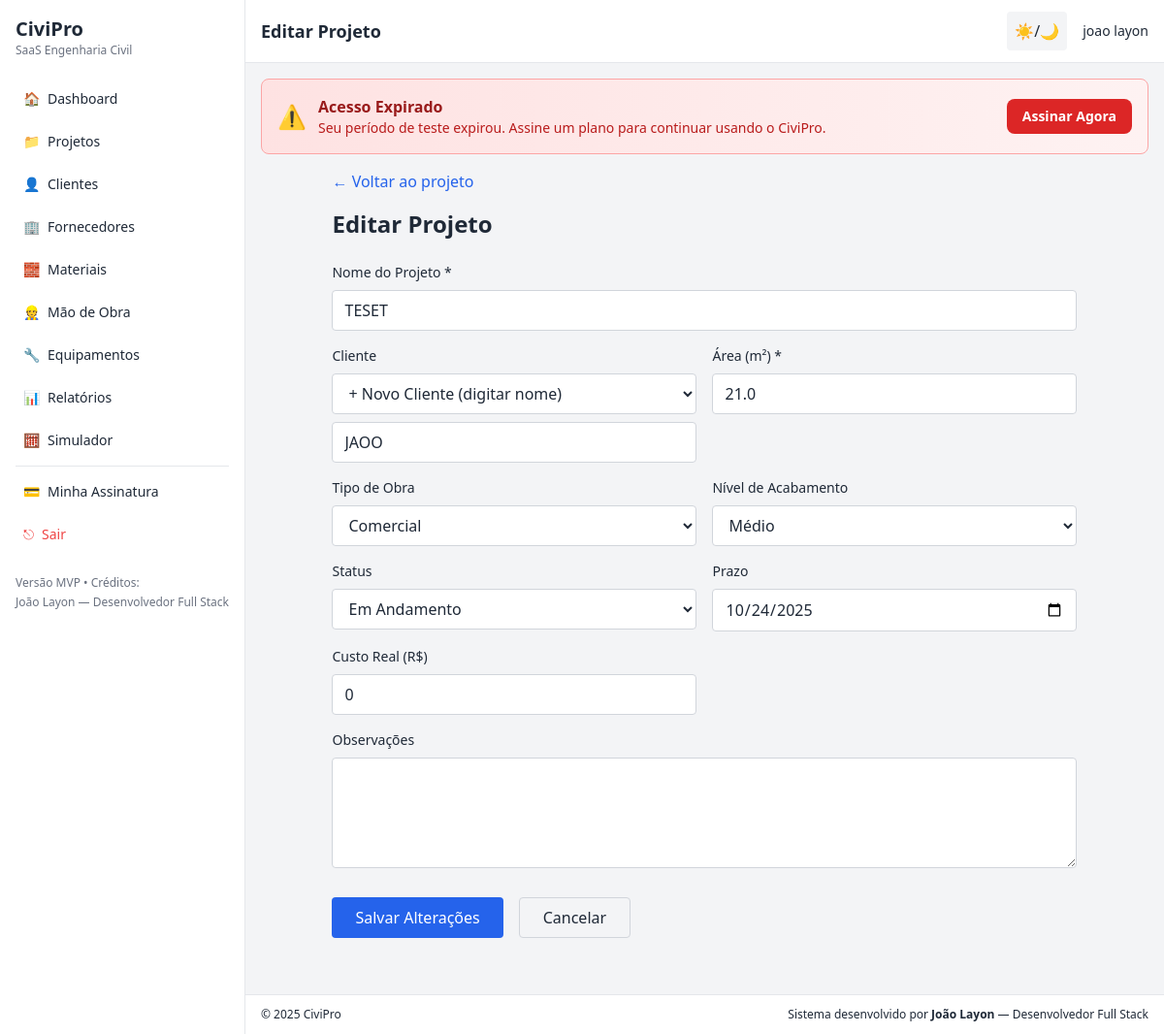
The app's page /projects/1/edit (signed in) with its own data.
### tables this page shows
CREATE TABLE users (
        id INTEGER PRIMARY KEY AUTOINCREMENT,
        name TEXT NOT NULL,
        email TEXT UNIQUE NOT NULL,
        password_hash TEXT NOT NULL,
        created_at TEXT
    , trial_start_date TEXT, trial_end_date TEXT, subscription_status TEXT DEFAULT 'trial', subscription_id TEXT, plan_id TEXT);

CREATE TABLE projects (
        id INTEGER PRIMARY KEY AUTOINCREMENT,
        user_id INTEGER,
        name TEXT,
        client TEXT,
        area REAL,
        finish_level TEXT,
        deadline TEXT,
        created_at TEXT, project_type TEXT DEFAULT 'residencial', status TEXT DEFAULT 'em_andamento', notes TEXT, real_cost REAL DEFAULT 0, client_id INTEGER,
        FOREIGN KEY(user_id) REFERENCES users(id)
    );

### app.py (the view, shortened to what this page needs)
@app.route("/projects/<int:project_id>/edit", methods=["GET", "POST"])
def project_edit(project_id):
    user = current_user()
    if not user:
        return redirect(url_for("login"))
    conn = get_db_conn()
    proj = conn.execute("SELECT * FROM projects WHERE id=? AND user_id=?", (project_id, user["id"])).fetchone()
    if not proj:
        conn.close()
        flash("Projeto não encontrado", "danger")
        return redirect(url_for("projects_list"))
    clients = conn.execute("SELECT * FROM clients WHERE user_id=? ORDER BY name", (user["id"],)).fetchall()
    conn.close()
    return render_template("edit_project.html", project=proj, user=user, clients=clients)

### app.py (called while the page is built)
def get_db_conn():
    conn = sqlite3.connect(DB)
    conn.row_factory = sqlite3.Row
    return conn

def current_user():
    uid = session.get("user_id")
    if not uid:
        return None
    conn = get_db_conn()
    user = conn.execute(
        """SELECT id, name, email, trial_start_date, trial_end_date,
        subscription_status, subscription_id, plan_id FROM users WHERE id=?""",
        (uid,)
    ).fetchone()
    conn.close()
    return user

def check_subscription_status(user):
    if not user:
        return {'active': False, 'status': 'no_user', 'days_left': 0}
    status = user['subscription_status'] or 'trial'
    if status == 'active':
        return {'active': True, 'status': 'active', 'days_left': None, 'is_trial': False}
    if status == 'trial':
        if user['trial_end_date']:
            trial_end = datetime.fromisoformat(user['trial_end_date'])
            now = datetime.utcnow()
            if now < trial_end:
                days_left = (trial_end - now).days + 1
                return {'active': True, 'status': 'trial', 'days_left': days_left, 'is_trial': True}
        return {'active': False, 'status': 'trial_expired', 'days_left': 0, 'is_trial': False}
    return {'active': False, 'status': status, 'days_left': 0, 'is_trial': False}

@app.context_processor
def inject_datetime():
    user = current_user()
    subscription = check_subscription_status(user) if user else None
    return {
        'datetime': datetime,
        'current_user': current_user,
        'subscription_status': subscription
    }

### templates/edit_project.html (shortened to what this page needs)
{% extends "base.html" %}
{% block page_title %}Editar Projeto{% endblock %}
{% block content %}
<div class="max-w-3xl mx-auto">
  <div class="mb-4">
    <a href="{{ url_for('project_view', project_id=project.id) }}" class="text-blue-600 dark:text-blue-400 hover:underline">← Voltar ao projeto</a>
  </div>
  <div class="card">
    <h2 class="text-2xl font-bold mb-6">Editar Projeto</h2>
    <form method="POST">
      <div class="grid grid-cols-1 md:grid-cols-2 gap-4">
        <div class="md:col-span-2">
          <label class="block text-sm font-medium mb-2">Nome do Projeto *</label>
          <input type="text" name="name" value="{{ project.name }}" required class="w-full px-3 py-2 border border-gray-300 dark:border-gray-600 rounded bg-white dark:bg-gray-700 focus:outline-none focus:ring-2 focus:ring-blue-500">
        </div>
        <div>
          <label class="block text-sm font-medium mb-2">Cliente</label>
          <select name="client_id" id="clientSelect" class="w-full px-3 py-2 border border-gray-300 dark:border-gray-600 rounded bg-white dark:bg-gray-700 focus:outline-none focus:ring-2 focus:ring-blue-500">
            <option value="new" {% if not project.client_id and project.client %}selected{% endif %}>+ Novo Cliente (digitar nome)</option>
          </select>
          <input type="text" name="client_name" id="clientNameInput" placeholder="Nome do novo cliente" value="{% if not project.client_id %}{{ project.client or '' }}{% endif %}" class="{% if project.client_id %}hidden{% endif %} w-full px-3 py-2 mt-2 border border-gray-300 dark:border-gray-600 rounded bg-white dark:bg-gray-700 focus:outline-none focus:ring-2 focus:ring-blue-500">
        </div>
        <div>
          <label class="block text-sm font-medium mb-2">Área (m²) *</label>
          <input type="number" step="0.01" name="area" value="{{ project.area }}" required class="w-full px-3 py-2 border border-gray-300 dark:border-gray-600 rounded bg-white dark:bg-gray-700 focus:outline-none focus:ring-2 focus:ring-blue-500">
        </div>
        <div>
          <label class="block text-sm font-medium mb-2">Tipo de Obra</label>
          <select name="project_type" class="w-full px-3 py-2 border border-gray-300 dark:border-gray-600 rounded bg-white dark:bg-gray-700 focus:outline-none focus:ring-2 focus:ring-blue-500">
            <option value="comercial" {% if project.project_type == 'comercial' %}selected{% endif %}>Comercial</option>
          </select>
        </div>
        <div>
          <label class="block text-sm font-medium mb-2">Nível de Acabamento</label>
          <select name="finish" class="w-full px-3 py-2 border border-gray-300 dark:border-gray-600 rounded bg-white dark:bg-gray-700 focus:outline-none focus:ring-2 focus:ring-blue-500">
            <option value="medio" {% if project.finish_level == 'medio' %}selected{% endif %}>Médio</option>
          </select>
        </div>
        <div>
          <label class="block text-sm font-medium mb-2">Status</label>
          <select name="status" class="w-full px-3 py-2 border border-gray-300 dark:border-gray-600 rounded bg-white dark:bg-gray-700 focus:outline-none focus:ring-2 focus:ring-blue-500">
            <option value="em_andamento" {% if project.status == 'em_andamento' %}selected{% endif %}>Em Andamento</option>
          </select>
        </div>
        <div>
          <label class="block text-sm font-medium mb-2">Prazo</label>
          <input type="date" name="deadline" value="{{ project.deadline or '' }}" class="w-full px-3 py-2 border border-gray-300 dark:border-gray-600 rounded bg-white dark:bg-gray-700 focus:outline-none focus:ring-2 focus:ring-blue-500">
        </div>
        <div>
          <label class="block text-sm font-medium mb-2">Custo Real (R$)</label>
          <input type="number" step="0.01" name="real_cost" value="{{ project.real_cost or 0 }}" class="w-full px-3 py-2 border border-gray-300 dark:border-gray-600 rounded bg-white dark:bg-gray-700 focus:outline-none focus:ring-2 focus:ring-blue-500">
        </div>
        <div class="md:col-span-2">
          <label class="block text-sm font-medium mb-2">Observações</label>
          <textarea name="notes" rows="4" class="w-full px-3 py-2 border border-gray-300 dark:border-gray-600 rounded bg-white dark:bg-gray-700 focus:outline-none focus:ring-2 focus:ring-blue-500">{{ project.notes or '' }}</textarea>
        </div>
      </div>
      <div class="flex gap-4 mt-6">
        <button type="submit" class="px-6 py-2 bg-blue-600 text-white rounded hover:bg-blue-700">Salvar Alterações</button>
        <a href="{{ url_for('project_view', project_id=project.id) }}" class="px-6 py-2 border border-gray-300 dark:border-gray-600 rounded hover:bg-gray-100 dark:hover:bg-gray-700">Cancelar</a>
      </div>
    </form>
  </div>
</div>
{% endblock %}

### templates/base.html (shortened to what this page needs)
<!doctype html>
<html lang="pt-BR" class="transition-colors">
  <head>
    <script src="https://cdn.tailwindcss.com"></script>
  </head>
  <body class="bg-gray-100 dark:bg-gray-900 text-gray-800 dark:text-gray-100">
    <div class="flex h-screen">
      {% if session.get('user_id') %}
      <aside class="sidebar bg-white dark:bg-gray-800 border-r border-gray-200 dark:border-gray-700 p-4 hidden md:block">
        <div class="mb-6">
          <h1 class="text-xl font-bold">CiviPro</h1>
          <p class="text-xs text-gray-500 dark:text-gray-400">SaaS Engenharia Civil</p>
        </div>
        <nav class="space-y-2 text-sm">
          <a href="{{ url_for('dashboard') }}" class="flex items-center gap-2 p-2 rounded hover:bg-gray-100 dark:hover:bg-gray-700">
            <span>🏠</span> <span>Dashboard</span>
          </a>
          <a href="{{ url_for('projects_list') }}" class="flex items-center gap-2 p-2 rounded hover:bg-gray-100 dark:hover:bg-gray-700">
            <span>📁</span> <span>Projetos</span>
          </a>
          <a href="{{ url_for('clients_list') }}" class="flex items-center gap-2 p-2 rounded hover:bg-gray-100 dark:hover:bg-gray-700">
            <span>👤</span> <span>Clientes</span>
          </a>
          <a href="{{ url_for('suppliers_list') }}" class="flex items-center gap-2 p-2 rounded hover:bg-gray-100 dark:hover:bg-gray-700">
            <span>🏢</span> <span>Fornecedores</span>
          </a>
          <a href="{{ url_for('materials_list') }}" class="flex items-center gap-2 p-2 rounded hover:bg-gray-100 dark:hover:bg-gray-700">
            <span>🧱</span> <span>Materiais</span>
          </a>
          <a href="{{ url_for('labor_list') }}" class="flex items-center gap-2 p-2 rounded hover:bg-gray-100 dark:hover:bg-gray-700">
            <span>👷</span> <span>Mão de Obra</span>
          </a>
          <a href="{{ url_for('equipment_list') }}" class="flex items-center gap-2 p-2 rounded hover:bg-gray-100 dark:hover:bg-gray-700">
            <span>🔧</span> <span>Equipamentos</span>
          </a>
          <a href="{{ url_for('reports') }}" class="flex items-center gap-2 p-2 rounded hover:bg-gray-100 dark:hover:bg-gray-700">
            <span>📊</span> <span>Relatórios</span>
          </a>
          <a href="{{ url_for('simulator') }}" class="flex items-center gap-2 p-2 rounded hover:bg-gray-100 dark:hover:bg-gray-700">
            <span>🧮</span> <span>Simulador</span>
          </a>
          <hr class="my-2 border-gray-200 dark:border-gray-700">
          <a href="{{ url_for('subscription_manage') }}" class="flex items-center gap-2 p-2 rounded hover:bg-gray-100 dark:hover:bg-gray-700">
            <span>💳</span> <span>Minha Assinatura</span>
          </a>
          <a href="{{ url_for('logout') }}" class="flex items-center gap-2 p-2 rounded hover:bg-gray-100 dark:hover:bg-gray-700 text-red-500">
            <span>⎋</span> <span>Sair</span>
          </a>
        </nav>
        <div class="mt-6 text-xs text-gray-500 dark:text-gray-400">
          <p>Versão MVP • Créditos:</p>
          <p class="mt-1 font-medium">João Layon — Desenvolvedor Full Stack</p>
        </div>
      </aside>
      {% endif %}
      <div class="flex-1 flex flex-col">
        <header class="flex items-center justify-between px-4 py-3 bg-white dark:bg-gray-800 border-b border-gray-200 dark:border-gray-700">
          <div class="flex items-center gap-4">
            <h2 class="text-lg font-semibold">{% block page_title %}Painel{% endblock %}</h2>
          </div>
          <div class="flex items-center gap-4">
            <button id="themeToggle" title="Tema" class="p-2 rounded bg-gray-100 dark:bg-gray-700">☀️/🌙</button>
            {% if session.get('user_id') %}
            <div class="hidden sm:flex items-center gap-2">
              <span class="text-sm">{{ current_user().name if current_user() else '' }}</span>
            </div>
            {% else %}
            <a href="{{ url_for('login') }}" class="text-sm px-3 py-1 rounded bg-green-600 text-white">Entrar</a>
            {% endif %}
          </div>
        </header>
        <main class="p-4 overflow-auto content">
          {% if session.get('user_id') and subscription_status %}
            {% if subscription_status.is_trial and subscription_status.active %}
              <div class="mb-4 p-4 bg-gradient-to-r from-blue-100 to-blue-50 dark:from-blue-900 dark:to-blue-800 rounded-lg border border-blue-300 dark:border-blue-700">
                <div class="flex items-center justify-between">
                  <div class="flex items-center gap-3">
                    <span class="text-2xl">🎁</span>
                    <div>
                      <h3 class="font-bold text-blue-800 dark:text-blue-200">
                        Teste Grátis: {{ subscription_status.days_left }} dia{{ 's' if subscription_status.days_left != 1 else '' }} restante{{ 's' if subscription_status.days_left != 1 else '' }}
                      </h3>
                      <p class="text-sm text-blue-700 dark:text-blue-300">
                        Aproveite todos os recursos do CiviPro. Assine para continuar após o período de teste.
                      </p>
                    </div>
                  </div>
                  <a href="{{ url_for('subscription_plans') }}" class="px-4 py-2 bg-blue-600 text-white rounded-lg hover:bg-blue-700 text-sm font-semibold whitespace-nowrap">
                    Ver Planos
                  </a>
                </div>
              </div>
            {% elif not subscription_status.active %}
              <div class="mb-4 p-4 bg-gradient-to-r from-red-100 to-red-50 dark:from-red-900 dark:to-red-800 rounded-lg border border-red-300 dark:border-red-700">
                <div class="flex items-center justify-between">
                  <div class="flex items-center gap-3">
                    <span class="text-2xl">⚠️</span>
                    <div>
                      <h3 class="font-bold text-red-800 dark:text-red-200">Acesso Expirado</h3>
                      <p class="text-sm text-red-700 dark:text-red-300">
                        Seu período de teste expirou. Assine um plano para continuar usando o CiviPro.
                      </p>
                    </div>
                  </div>
                  <a href="{{ url_for('subscription_plans') }}" class="px-4 py-2 bg-red-600 text-white rounded-lg hover:bg-red-700 text-sm font-semibold whitespace-nowrap">
                    Assinar Agora
                  </a>
                </div>
              </div>
            {% endif %}
          {% endif %}
          {% block content %}
          {% endblock %}
        </main>
        <footer class="px-4 py-3 bg-white dark:bg-gray-800 border-t border-gray-200 dark:border-gray-700 text-xs">
          <div class="flex justify-between">
            <div>© {{ datetime.utcnow().year }} CiviPro</div>
            <div class="text-right">
              Sistema desenvolvido por <strong>João Layon</strong> — Desenvolvedor Full Stack
            </div>
          </div>
        </footer>
      </div>
    </div>
  </body>
</html>

### templates/base.html (style rules this page uses)
.sidebar { min-width: 220px; max-width: 260px; }
.content { min-height: calc(100vh - 64px); }
.card { @apply bg-white dark:bg-gray-800 shadow rounded-lg p-4; }

### records on screen
users: name "joao layon"
projects: name "TESET", client_id "+ Novo Cliente (digitar nome)", client_name "JAOO", area "21.0", project_type "Comercial", finish "Médio", status "Em Andamento", deadline "10/24/2025", real_cost "0"
